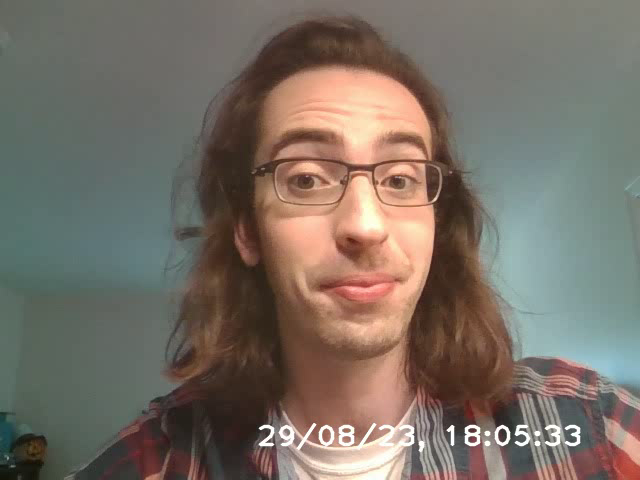
#> input picture frame 12 of Lab1/video_29_08_23_18:05:32.avi, 640 x 480 px, given in place of the camera
$ python photobooth.py
#> lines starting #> are read from the running program, lines starting #| are printed output that depends on the picture; after the words box and inside, x2 and y2 are one past the last pixel; in counts of white or black regions, pixels touching at a corner belong together
import cv2 as cv
import numpy as np
from datetime import datetime

#function to do nothing as callback for trackbar functions
def nothing(x):
    pass

#function for zooming in on the center of the image
def zoom_in(image, zoom_level):
    #saves original image size and zoomed image size
    s = image.shape
    h = s[0]
    w = s[1]
    zoomed_h = zoom_level * h
    zoomed_w = zoom_level * w
    center_width = int(zoomed_w/2)
    center_height = int(zoomed_h/2)

    #creates resized image of new dimensions with linear interpolation
    image = cv.resize(image,(0,0), fx=zoom_level, fy=zoom_level, interpolation=cv.INTER_LINEAR)

    #only displays the resolution of the original image with
    # a center focal point.
    image = image[int(center_height - (h/2)) : int(center_height + (h/2)),
          int(center_width - (w/2)): int(center_width + (w/2)),
          :]

    return image


#global variables
isrecording = False
pic_number = 0
vid_number = 0

font = cv.FONT_HERSHEY_PLAIN
#define video capture
vid = cv.VideoCapture(0)
out = None

#define track bar for zoom
cv.namedWindow('photobooth')
cv.createTrackbar('Zoom', 'photobooth',0,100, nothing)

#define video codec and capture
fourcc = cv.VideoWriter_fourcc(*'XVID')


while vid.isOpened():
    #reads intial frame from camera and then determines zoom level and applies it
    ret, frame = vid.read()
#> frame is the input picture: shape (480, 640, 3); mean B, G, R 101.4, 111.1, 120.5
    z = (cv.getTrackbarPos('Zoom','photobooth')/10)+1
    frame = zoom_in(frame,z)
    dim = frame.shape
#> dim = (480, 640, 3)
    vid_height = dim[0]
#> vid_height = 480
    vid_width = dim[1]
#> vid_width = 640

    #add date and time to clean frame
    clean_frame = frame.copy()
    now = datetime.now()
    time_string = now.strftime("%d/%m/%y, %H:%M:%S")
    file_time_string = now.strftime("%d_%m_%y_%H:%M:%S")
    cv.putText(clean_frame, time_string, (int(0.4*vid_width), int(0.93*vid_height)), font, 2, (255,255,255), 2, cv.LINE_AA)
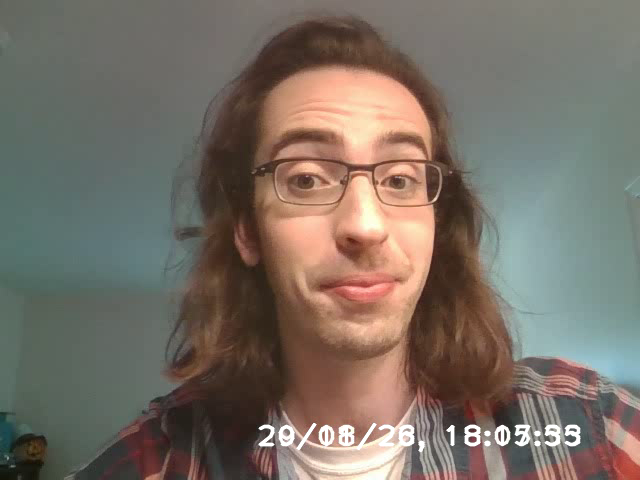
#> clean_frame: shape (480, 640, 3); 0.92% of pixels changed, all inside (x1, y1, x2, y2) = (258, 422, 581, 453)
    # saves video frame here
    if isrecording:
        out.write(clean_frame)

    #showing the proper frame and other GUI elements
    #basic frame at bottom
    cv.rectangle(frame,(0, int(0.8*vid_height)),(vid_width,vid_height),(90,90,90),-1)
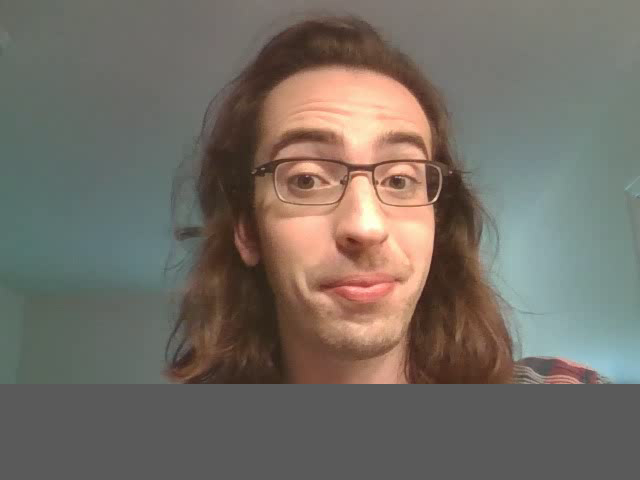
#> frame: shape (480, 640, 3); mean B, G, R 100.9, 109.2, 115.4
    cv.rectangle(frame,(0, int(0.8*vid_height)),(vid_width,vid_height),(49,49,49),3)
    cv.circle(frame,(int(0.6*vid_width),int(0.9*vid_height)), int(0.05*vid_height),(194,194,194), -1)
    #recording circle changes color when recording
    if isrecording:
        record_button_color = (22,22,220)
    else:
        record_button_color = (194,194,194)
    cv.circle(frame, (int(0.4 * vid_width), int(0.9 * vid_height)), int(0.05 * vid_height), record_button_color, -1)
    #text for different buttons
    cv.putText(frame, 'Record',(int(0.35*vid_width), int(0.84*vid_height)), font, 1, (255,255,255), 1, cv.LINE_AA)
    cv.putText(frame, 'Capture',(int(0.55*vid_width), int(0.84*vid_height)), font, 1, (255,255,255), 1, cv.LINE_AA)
    cv.putText(frame, 'V',(int(0.385*vid_width),int(0.92*vid_height)),font, 2, (255,255,255), 2, cv.LINE_AA)
    cv.putText(frame, 'C',(int(0.58*vid_width),int(0.92*vid_height)),font, 2, (255,255,255), 2, cv.LINE_AA)
    cv.putText(frame, 'Press',(int(0.2*vid_width),int(0.92*vid_height)),font, 2, (255,255,255), 2, cv.LINE_AA)
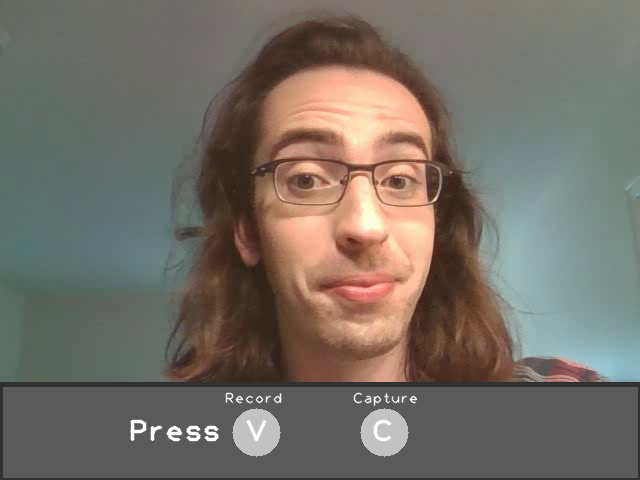
#> frame: shape (480, 640, 3); mean B, G, R 102.1, 110.4, 116.5
    cv.imshow('photobooth', zoom_in(frame,1))


    #processing key presses for proper actions
    k = cv.waitKey(1) & 0xFF
#> (key Esc is pressed here)
    #check for key presses for options
    #if escape is pressed exit app
    if k == 27:
        break
    elif k == ord('c'):
        file_name = "image_" + file_time_string + ".png"
        cv.imwrite(file_name, clean_frame)
        pic_number += 1
    elif k == ord('v'):
        if not isrecording:
            #if not recornding then start recording
            isrecording = True
            file_name = "video_" + file_time_string + ".avi"
            out = cv.VideoWriter(file_name,fourcc, 40.0, (640,480))

        elif isrecording:
            # stop and save recording
            isrecording = False
            out.release()

#ensure video and recording are ended properly.
vid.release()
if out is not None:
    out.release()
cv.destroyAllWindows()

$ run again, starting later in the video
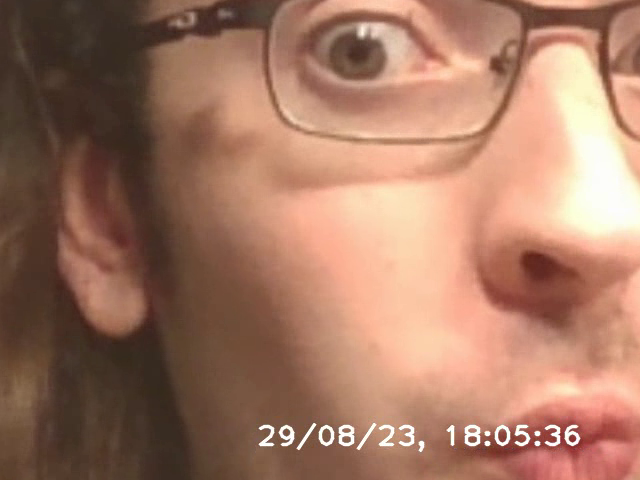
#> input picture frame 56 of Lab1/video_29_08_23_18:05:32.avi, 640 x 480 px, given in place of the camera
#> frame is the input picture: shape (480, 640, 3); mean B, G, R 98.7, 119.5, 163.4
#> `cv.putText(clean_frame, time_string, (int(0.4*vid_width), int(0.93*vid..`:
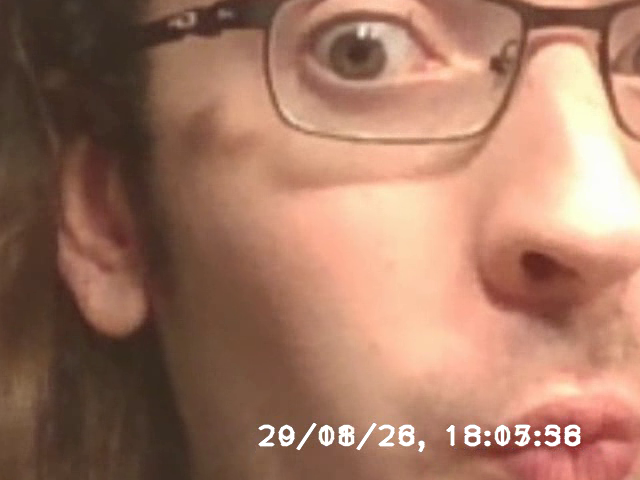
#> clean_frame: shape (480, 640, 3); 0.94% of pixels changed, all inside (x1, y1, x2, y2) = (258, 422, 581, 453)
#> `cv.putText(frame, 'Press',(int(0.2*vid_width),int(0.92*vid_height)),fo..`:
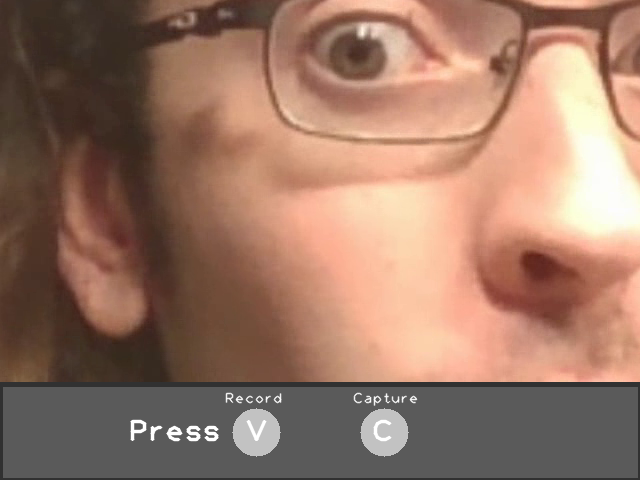
#> frame: shape (480, 640, 3); mean B, G, R 101, 118.2, 153.4

$ run again, starting later in the video
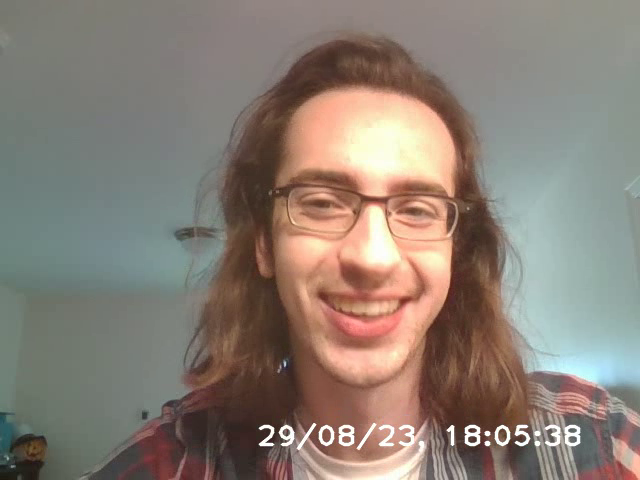
#> input picture frame 100 of Lab1/video_29_08_23_18:05:32.avi, 640 x 480 px, given in place of the camera
#> frame is the input picture: shape (480, 640, 3); mean B, G, R 117.1, 126.8, 138.3
#> `cv.putText(clean_frame, time_string, (int(0.4*vid_width), int(0.93*vid..`:
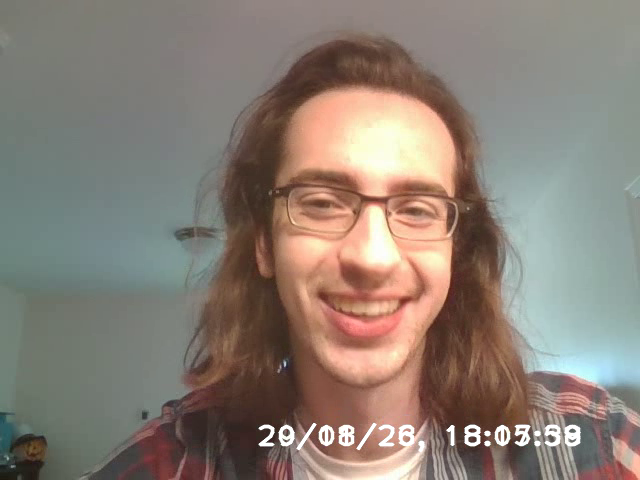
#> clean_frame: shape (480, 640, 3); 0.92% of pixels changed, all inside (x1, y1, x2, y2) = (258, 422, 581, 452)
#> `cv.putText(frame, 'Press',(int(0.2*vid_width),int(0.92*vid_height)),fo..`:
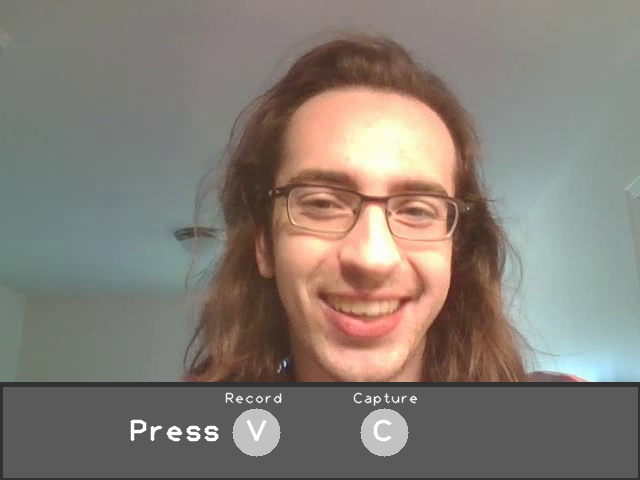
#> frame: shape (480, 640, 3); mean B, G, R 117.2, 125.3, 132.9
